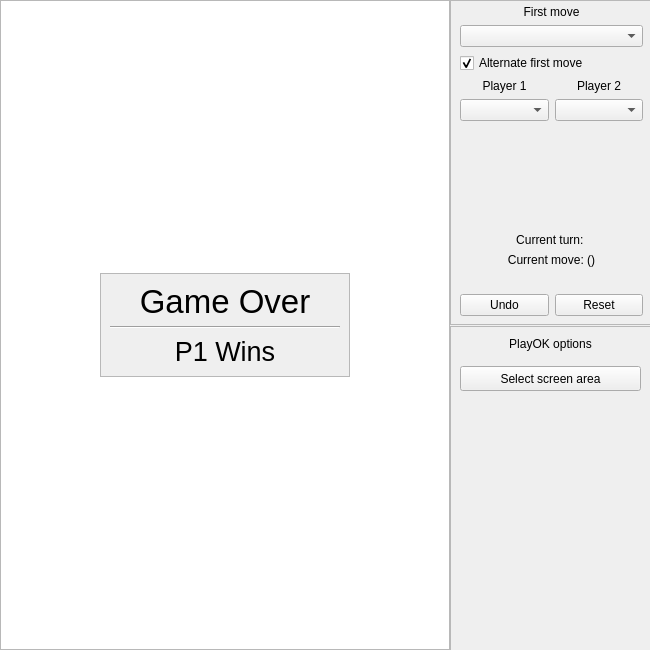
<?xml version="1.0" encoding="UTF-8"?>
<ui version="4.0">
 <class>MainWindow</class>
 <widget class="QWidget" name="MainWindow">
  <property name="geometry">
   <rect>
    <x>0</x>
    <y>0</y>
    <width>650</width>
    <height>650</height>
   </rect>
  </property>
  <property name="minimumSize">
   <size>
    <width>650</width>
    <height>650</height>
   </size>
  </property>
  <property name="maximumSize">
   <size>
    <width>650</width>
    <height>650</height>
   </size>
  </property>
  <property name="baseSize">
   <size>
    <width>650</width>
    <height>650</height>
   </size>
  </property>
  <property name="windowTitle">
   <string>PaperSoccerAI</string>
  </property>
  <property name="windowIcon">
   <iconset resource="resources.qrc">
    <normaloff>:/img/res/taken_field.png</normaloff>:/img/res/taken_field.png</iconset>
  </property>
  <property name="layoutDirection">
   <enum>Qt::LeftToRight</enum>
  </property>
  <widget class="QGraphicsView" name="PSGui">
   <property name="geometry">
    <rect>
     <x>0</x>
     <y>0</y>
     <width>450</width>
     <height>650</height>
    </rect>
   </property>
   <property name="maximumSize">
    <size>
     <width>450</width>
     <height>650</height>
    </size>
   </property>
   <property name="verticalScrollBarPolicy">
    <enum>Qt::ScrollBarAlwaysOff</enum>
   </property>
   <property name="horizontalScrollBarPolicy">
    <enum>Qt::ScrollBarAlwaysOff</enum>
   </property>
  </widget>
  <widget class="QWidget" name="verticalLayoutWidget_2">
   <property name="geometry">
    <rect>
     <x>450</x>
     <y>0</y>
     <width>201</width>
     <height>651</height>
    </rect>
   </property>
   <layout class="QVBoxLayout" name="options">
    <property name="spacing">
     <number>1</number>
    </property>
    <item>
     <widget class="QFrame" name="main_options">
      <property name="minimumSize">
       <size>
        <width>0</width>
        <height>200</height>
       </size>
      </property>
      <property name="frameShape">
       <enum>QFrame::StyledPanel</enum>
      </property>
      <property name="frameShadow">
       <enum>QFrame::Raised</enum>
      </property>
      <widget class="QWidget" name="gridLayoutWidget">
       <property name="geometry">
        <rect>
         <x>0</x>
         <y>0</y>
         <width>203</width>
         <height>321</height>
        </rect>
       </property>
       <layout class="QGridLayout" name="gridLayout">
        <property name="leftMargin">
         <number>10</number>
        </property>
        <property name="topMargin">
         <number>5</number>
        </property>
        <property name="rightMargin">
         <number>10</number>
        </property>
        <property name="bottomMargin">
         <number>5</number>
        </property>
        <item row="0" column="0" colspan="2">
         <widget class="QLabel" name="label_4">
          <property name="text">
           <string>First move</string>
          </property>
          <property name="alignment">
           <set>Qt::AlignCenter</set>
          </property>
         </widget>
        </item>
        <item row="14" column="0">
         <widget class="QPushButton" name="undobutton">
          <property name="text">
           <string>Undo</string>
          </property>
         </widget>
        </item>
        <item row="7" column="0" colspan="2">
         <widget class="QLabel" name="turnlabel">
          <property name="text">
           <string>Current turn: &lt;player&gt;</string>
          </property>
          <property name="alignment">
           <set>Qt::AlignCenter</set>
          </property>
         </widget>
        </item>
        <item row="5" column="1">
         <widget class="QComboBox" name="p2combo">
          <property name="placeholderText">
           <string/>
          </property>
         </widget>
        </item>
        <item row="9" column="0" colspan="2">
         <widget class="QLabel" name="movelabel">
          <property name="font">
           <font>
            <pointsize>10</pointsize>
           </font>
          </property>
          <property name="lineWidth">
           <number>1</number>
          </property>
          <property name="text">
           <string>&lt;move&gt;</string>
          </property>
          <property name="alignment">
           <set>Qt::AlignCenter</set>
          </property>
          <property name="wordWrap">
           <bool>true</bool>
          </property>
          <property name="textInteractionFlags">
           <set>Qt::LinksAccessibleByMouse|Qt::TextSelectableByMouse</set>
          </property>
         </widget>
        </item>
        <item row="8" column="0" colspan="2">
         <widget class="QLabel" name="movelenlabel">
          <property name="text">
           <string>Current move: (&lt;length&gt;)</string>
          </property>
          <property name="alignment">
           <set>Qt::AlignCenter</set>
          </property>
         </widget>
        </item>
        <item row="14" column="1">
         <widget class="QPushButton" name="resetbutton">
          <property name="text">
           <string>Reset</string>
          </property>
         </widget>
        </item>
        <item row="3" column="1">
         <widget class="QLabel" name="label_2">
          <property name="text">
           <string>Player 2</string>
          </property>
          <property name="alignment">
           <set>Qt::AlignCenter</set>
          </property>
         </widget>
        </item>
        <item row="3" column="0">
         <widget class="QLabel" name="label">
          <property name="text">
           <string>Player 1</string>
          </property>
          <property name="alignment">
           <set>Qt::AlignCenter</set>
          </property>
         </widget>
        </item>
        <item row="2" column="0" colspan="2">
         <widget class="QCheckBox" name="alternatecheck">
          <property name="text">
           <string>Alternate first move</string>
          </property>
          <property name="checked">
           <bool>true</bool>
          </property>
         </widget>
        </item>
        <item row="1" column="0" colspan="2">
         <widget class="QComboBox" name="firstcombo">
          <property name="currentText">
           <string/>
          </property>
          <property name="placeholderText">
           <string/>
          </property>
         </widget>
        </item>
        <item row="5" column="0">
         <widget class="QComboBox" name="p1combo">
          <property name="placeholderText">
           <string/>
          </property>
         </widget>
        </item>
        <item row="6" column="0">
         <spacer name="verticalSpacer">
          <property name="orientation">
           <enum>Qt::Vertical</enum>
          </property>
          <property name="sizeHint" stdset="0">
           <size>
            <width>20</width>
            <height>40</height>
           </size>
          </property>
         </spacer>
        </item>
        <item row="6" column="1">
         <spacer name="verticalSpacer_2">
          <property name="orientation">
           <enum>Qt::Vertical</enum>
          </property>
          <property name="sizeHint" stdset="0">
           <size>
            <width>20</width>
            <height>40</height>
           </size>
          </property>
         </spacer>
        </item>
       </layout>
      </widget>
     </widget>
    </item>
    <item>
     <widget class="QFrame" name="playok_options">
      <property name="enabled">
       <bool>true</bool>
      </property>
      <property name="minimumSize">
       <size>
        <width>0</width>
        <height>300</height>
       </size>
      </property>
      <property name="frameShape">
       <enum>QFrame::StyledPanel</enum>
      </property>
      <property name="frameShadow">
       <enum>QFrame::Raised</enum>
      </property>
      <widget class="QWidget" name="verticalLayoutWidget">
       <property name="geometry">
        <rect>
         <x>0</x>
         <y>30</y>
         <width>201</width>
         <height>291</height>
        </rect>
       </property>
       <layout class="QVBoxLayout" name="verticalLayout">
        <property name="leftMargin">
         <number>10</number>
        </property>
        <property name="topMargin">
         <number>10</number>
        </property>
        <property name="rightMargin">
         <number>10</number>
        </property>
        <property name="bottomMargin">
         <number>10</number>
        </property>
        <item>
         <widget class="QPushButton" name="screenareabutton">
          <property name="enabled">
           <bool>true</bool>
          </property>
          <property name="maximumSize">
           <size>
            <width>999</width>
            <height>25</height>
           </size>
          </property>
          <property name="layoutDirection">
           <enum>Qt::LeftToRight</enum>
          </property>
          <property name="autoFillBackground">
           <bool>false</bool>
          </property>
          <property name="text">
           <string>Select screen area</string>
          </property>
         </widget>
        </item>
        <item>
         <widget class="QLabel" name="screenpreview">
          <property name="text">
           <string/>
          </property>
         </widget>
        </item>
       </layout>
      </widget>
      <widget class="QLabel" name="label_3">
       <property name="geometry">
        <rect>
         <x>0</x>
         <y>10</y>
         <width>201</width>
         <height>16</height>
        </rect>
       </property>
       <property name="autoFillBackground">
        <bool>false</bool>
       </property>
       <property name="text">
        <string>PlayOK options</string>
       </property>
       <property name="alignment">
        <set>Qt::AlignCenter</set>
       </property>
      </widget>
     </widget>
    </item>
   </layout>
  </widget>
  <widget class="QFrame" name="gameover">
   <property name="enabled">
    <bool>true</bool>
   </property>
   <property name="geometry">
    <rect>
     <x>100</x>
     <y>273</y>
     <width>250</width>
     <height>104</height>
    </rect>
   </property>
   <property name="autoFillBackground">
    <bool>true</bool>
   </property>
   <property name="frameShape">
    <enum>QFrame::StyledPanel</enum>
   </property>
   <property name="frameShadow">
    <enum>QFrame::Raised</enum>
   </property>
   <layout class="QGridLayout" name="gridLayout_2">
    <item row="0" column="0">
     <widget class="QLabel" name="label_5">
      <property name="font">
       <font>
        <pointsize>25</pointsize>
        <weight>50</weight>
        <bold>false</bold>
       </font>
      </property>
      <property name="text">
       <string>Game Over</string>
      </property>
      <property name="textFormat">
       <enum>Qt::AutoText</enum>
      </property>
      <property name="alignment">
       <set>Qt::AlignCenter</set>
      </property>
     </widget>
    </item>
    <item row="1" column="0">
     <widget class="Line" name="line">
      <property name="orientation">
       <enum>Qt::Horizontal</enum>
      </property>
     </widget>
    </item>
    <item row="2" column="0">
     <widget class="QLabel" name="winnerlabel">
      <property name="font">
       <font>
        <pointsize>20</pointsize>
       </font>
      </property>
      <property name="text">
       <string>P1 Wins</string>
      </property>
      <property name="alignment">
       <set>Qt::AlignCenter</set>
      </property>
     </widget>
    </item>
   </layout>
  </widget>
 </widget>
 <resources>
  <include location="resources.qrc"/>
 </resources>
 <connections>
  <connection>
   <sender>resetbutton</sender>
   <signal>released()</signal>
   <receiver>gameover</receiver>
   <slot>hide()</slot>
   <hints>
    <hint type="sourcelabel">
     <x>599</x>
     <y>304</y>
    </hint>
    <hint type="destinationlabel">
     <x>224</x>
     <y>324</y>
    </hint>
   </hints>
  </connection>
 </connections>
</ui>
